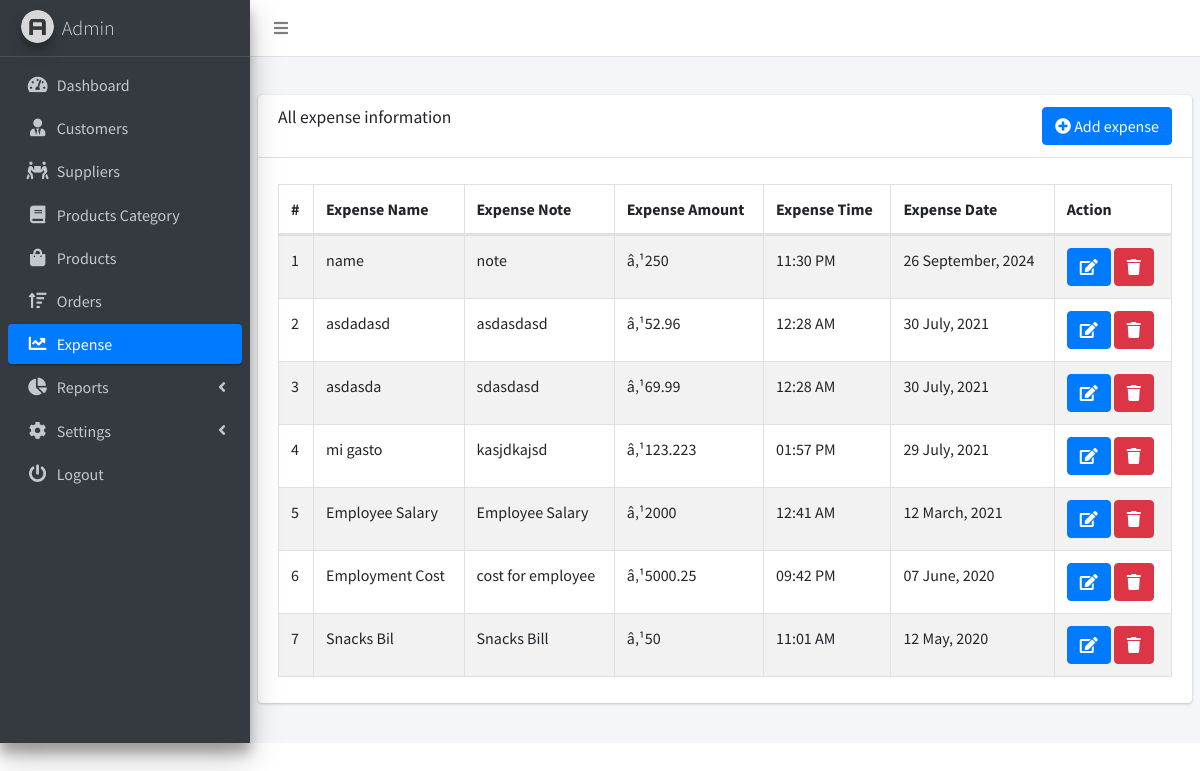
Screenshot of /expense.php (signed in) with the database file from the repository.
### tables this page shows
CREATE TABLE `expense` (
  `expense_id` int(255) NOT NULL,
  `expense_name` varchar(255) NOT NULL,
  `expense_note` varchar(255) NOT NULL,
  `expense_amount` varchar(255) NOT NULL,
  `expense_date` varchar(255) NOT NULL,
  `expense_time` varchar(255) NOT NULL,
  `timestamp` timestamp NOT NULL DEFAULT current_timestamp() ON UPDATE current_timestamp()
);

CREATE TABLE `shop` (
  `shop_id` int(11) NOT NULL,
  `shop_name` varchar(255) NOT NULL,
  `shop_contact` varchar(255) NOT NULL,
  `shop_email` varchar(255) NOT NULL,
  `shop_address` varchar(255) NOT NULL,
  `tax` varchar(11) NOT NULL,
  `currency_symbol` varchar(20) NOT NULL,
  `shop_status` varchar(255) NOT NULL
);

### my_function.php (called while the page is built, shortened)
<?php
function getCurrency()
{
    global $con;
    $result = mysqli_query($con, "SELECT currency_symbol FROM shop WHERE shop_id=1 ");
    $row = mysqli_fetch_assoc($result);
    $currency = $row['currency_symbol'];
    return $currency;
}
?>

### expense.php (the view, shortened to what this page needs)
<!DOCTYPE html>
<html lang="en">
<head>
    <link rel="stylesheet" href="dist/css/preloader.css">
    <link rel="stylesheet" href="plugins/fontawesome-free/css/all.min.css">
    <link rel="stylesheet" href="https://code.ionicframework.com/ionicons/2.0.1/css/ionicons.min.css">
    <link rel="stylesheet" href="plugins/datatables-bs4/css/dataTables.bootstrap4.min.css">
    <link rel="stylesheet" href="plugins/datatables-responsive/css/responsive.bootstrap4.min.css">
    <link rel="stylesheet" href="dist/css/buttons.dataTables.min.css">
    <link rel="stylesheet" href="dist/css/adminlte.min.css">
</head>
<body class="hold-transition sidebar-mini">
<div class="wrapper">
    <nav class="main-header navbar navbar-expand navbar-white navbar-light">
        <ul class="navbar-nav">
            <li class="nav-item">
                <a class="nav-link" data-widget="pushmenu" href="#" role="button"><i class="fas fa-bars"></i></a>
            </li>
        </ul>
    </nav>
    <aside class="main-sidebar sidebar-dark-primary elevation-4">
        <a href="#" class="brand-link">
            <img src="dist/img/AdminLTELogo.png"
                 alt="AdminLTE Logo"
                 class="brand-image img-circle elevation-3"
                 style="opacity: .8">
            <span class="brand-text font-weight-light">Admin</span>
        </a>
        <div class="sidebar">
            <nav class="mt-2">
                <ul class="nav nav-pills nav-sidebar flex-column" data-widget="treeview" role="menu"
                    data-accordion="false">
                    <li class="nav-item">
                        <a href="dashboard.php" class="nav-link">
                            <i class="nav-icon fas fa-tachometer-alt"></i>
                            <p>
                                Dashboard
                            </p>
                        </a>
                    </li>
                    <li class="nav-item">
                        <a href="customers.php" class="nav-link">
                            <i class="nav-icon fas fa-user-tie"></i>
                            <p>
                                Customers
                            </p>
                        </a>
                    </li>
                    <li class="nav-item">
                        <a href="suppliers.php" class="nav-link">
                            <i class="nav-icon fas fa-people-carry"></i>
                            <p>
                                Suppliers
                            </p>
                        </a>
                    </li>
                    <li class="nav-item">
                        <a href="category.php" class="nav-link">
                            <i class="nav-icon fas fa-book"></i>
                            <p>
                                Products Category
                            </p>
                        </a>
                    </li>
                    <li class="nav-item">
                        <a href="products.php" class="nav-link">
                            <i class="nav-icon fas fa-shopping-bag"></i>
                            <p>
                                Products
                            </p>
                        </a>
                    </li>
                    <li class="nav-item">
                        <a href="orders.php" class="nav-link">
                            <i class="nav-icon fas fa-sort-amount-up"></i>
                            <p>
                                Orders
                            </p>
                        </a>
                    </li>
                    <li class="nav-item">
                        <a href="expense.php" class="nav-link active">
                            <i class="nav-icon fas fa-chart-line"></i>
                            <p>
                                Expense
                            </p>
                        </a>
                    </li>
                    <li class="nav-item">
                        <a href="#" class="nav-link">
                            <i class="nav-icon fas fa-chart-pie"></i>
                            <p>
                                Reports
                                <i class="right fas fa-angle-left"></i>
                            </p>
                        </a>
                    </li>
                    <li class="nav-item">
                        <a href="products.php" class="nav-link">
                            <i class="nav-icon fas fa-cog"></i>
                            <p>
                                Settings
                                <i class="right fas fa-angle-left"></i>
                            </p>
                        </a>
                    </li>
                    <li class="nav-item">
                        <a href="logout.php" class="nav-link">
                            <i class="nav-icon fas fa-power-off"></i>
                            <p>
                                Logout
                            </p>
                        </a>
                    </li>
                </ul>
            </nav>
        </div>
    </aside>
    <div class="content-wrapper">
        <section class="content-header">
        </section>
        <section class="content">
            <div class="row">
                <div class="col-12">
                    <div class="card">
                        <div class="card-header">
                            <button type="button" onclick="location.href = 'add_expense.php';"
                                    class="btn btn-primary float-right"><i class='fas fa-plus-circle'></i> Add expense
                            </button>
                            <h3 class="card-title">All expense information</h3>
                        </div>
                        <div class="card-body">
                            <table id="example1" class="table table-bordered table-striped">
                                <thead>
                                <tr>
                                    <th>#</th>
                                    <th>Expense Name</th>
                                    <th>Expense Note</th>
                                    <th>Expense Amount</th>
                                    <th>Expense Time</th>
                                    <th>Expense Date</th>
                                    <?php
                                    $user_type = $_SESSION['user_type'];
                                    if ($user_type == 'admin') {
                                        ?>
                                        <th>Action</th>
                                        <?php
                                    }
                                    ?>
                                </tr>
                                </thead>
                                <tbody>
                                <?php
                                include('db_connect.php');
                                include('my_function.php');
                                $currency = getCurrency();
                                $sql = "SELECT * FROM expense ORDER BY expense_id DESC";
                                $result = mysqli_query($con, $sql);
                                $i = 1;
                                while ($row = mysqli_fetch_array($result)) {
                                    echo "<tr>";
                                    echo "<td>" . $i . "</td>";
                                    echo "<td>" . $row['expense_name'] . "</td>";
                                    echo "<td>" . $row['expense_note'] . "</td>";
                                    echo "<td>" . $currency . $row['expense_amount'] . "</td>";
                                    echo "<td>" . date('h:i A ', strtotime($row['expense_time'])) . "</td>";
                                    echo "<td>" . date('d F, Y', strtotime($row['expense_date'])) . "</td>";
                                    if ($user_type=='admin') {
                                        echo "<td><a class='btn btn-primary'  href=\"edit_expense.php?id=" . $row['expense_id'] . "\" ><i class='fas fa-edit'></i></a> ";
                                        echo "<a class='confirmation btn btn-danger'  href=\"delete_expense.php?id=" . $row['expense_id'] . "\" ><i class='fas fa-trash'></i></a></td>";
                                    }
                                    $i++;
                                    echo "</tr> ";
                                }
                                echo " </tbody>";
                                echo " </table>";
                                ?>
                        </div>
                    </div>
                </div>
            </div>
        </section>
    </div>
</div>
</body>
</html>

### rows the page displays
expense: expense_name "name", expense_note "note", expense_amount "250", expense_time "11:30 PM", expense_date "26 September, 2024"
shop: currency_symbol "â‚¹"
expense: expense_name "asdadasd", expense_note "asdasdasd", expense_amount "52.96", expense_time "12:28 AM", expense_date "30 July, 2021"
expense: expense_name "asdasda", expense_note "sdasdasd", expense_amount "69.99", expense_time "12:28 AM", expense_date "30 July, 2021"
expense: expense_name "mi gasto", expense_note "kasjdkajsd", expense_amount "123.223", expense_time "01:57 PM", expense_date "29 July, 2021"
expense: expense_name "Employee Salary", expense_note "Employee Salary", expense_amount "2000", expense_time "12:41 AM", expense_date "12 March, 2021"
expense: expense_name "Employment Cost", expense_note "cost for employee", expense_amount "5000.25", expense_time "09:42 PM", expense_date "07 June, 2020"
expense: expense_name "Snacks Bil", expense_note "Snacks Bill", expense_amount "50", expense_time "11:01 AM", expense_date "12 May, 2020"
